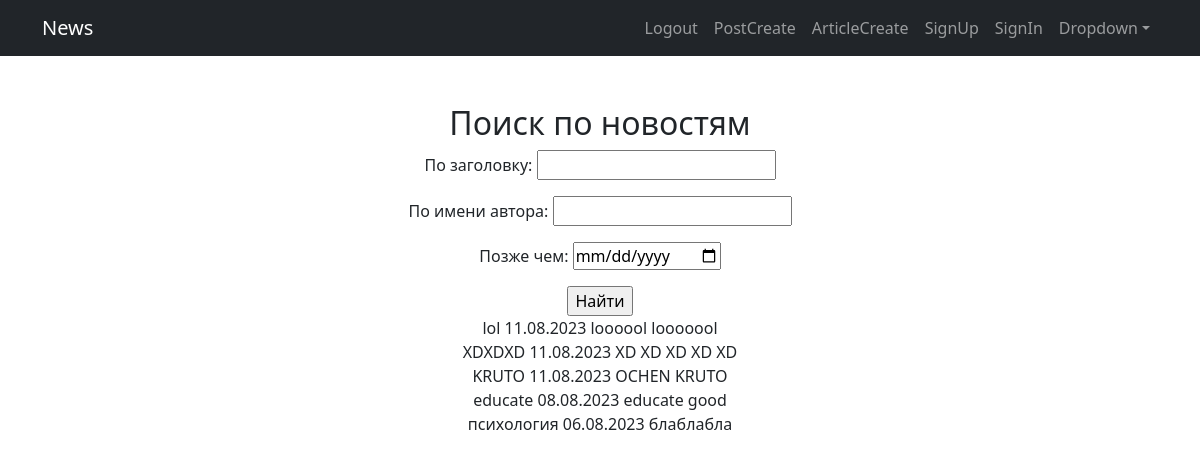
Before: /posts/search/ (signed in) with the older database file.
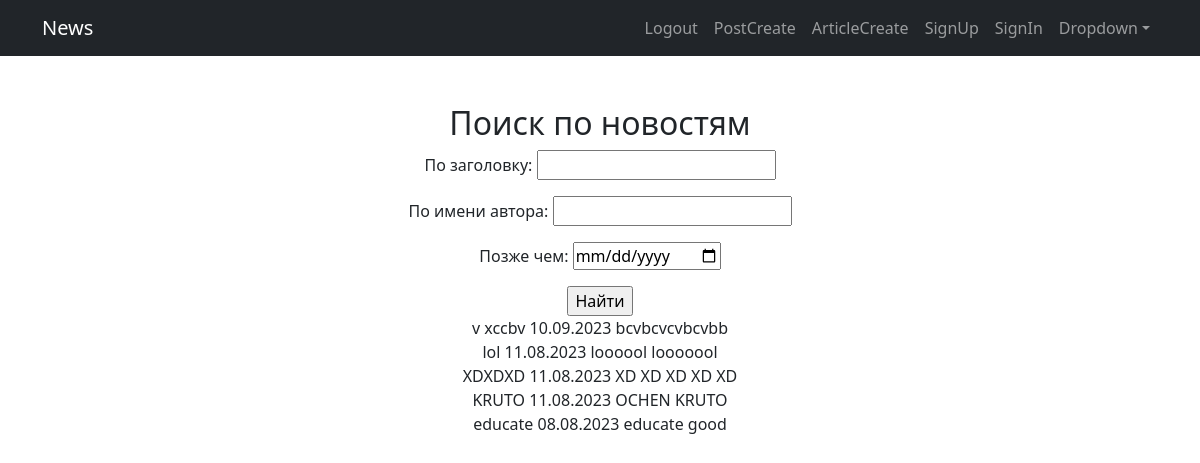
After: the same page with the newer database file.
### news/models.py (models this page shows, shortened)
class Post(models.Model):
    post_author = models.ForeignKey(Author, on_delete=models.CASCADE)
    post_category = models.ManyToManyField(Category, through='PostCategory')
    article = 'A'
    news = 'N'
    POSITIONS = [
        (article, 'Статья'),
        (news, 'Новость'),
    ]
    category = models.CharField(max_length=1, choices=POSITIONS, default=news)
    date_created = models.DateField(auto_now_add=True)
    title = models.CharField(max_length=50)
    content = models.TextField()
    post_rate = models.IntegerField(default=0)

### news/views.py (the view)
# urls.py: path('search/', NewsSearch.as_view(), name='post_search'),
class NewsSearch(LoginRequiredMixin, ListView):
    model = Post
    template_name = 'post_search.html'
    context_object_name = 'post_search'
    ordering = ['-date_created']
    paginate_by = 5
    def get_queryset(self):
        queryset = super().get_queryset()
        self.filterset = PostFilter(self.request.GET, queryset)
        return self.filterset.qs
    def get_context_data(self, **kwargs):
        context = super().get_context_data(**kwargs)
        context['filterset'] = self.filterset
        return context

### templates/post_search.html (shortened to what this page needs)
{% extends 'flatpages/default.html' %}
{% block content %}
    <h2>Поиск по новостям</h2>
    <form action="" method="get">
        {{ filterset.form.as_p }}
        <input type="submit" value="Найти"/>
    </form>
    {% for post in post_search %}
     <div>
     {{ post.title }}
     {{ post.date_created|date:'d.m.Y' }}
     {{ post.content|truncatechars:20 }}
     </div>
    {% endfor %}
{% endblock content %}

Changed rows visible on the page:
no longer on this page (row unchanged): Post: title "психология", date_created "06.08.2023", content "блаблабла"
added Post: title "v xccbv", date_created "10.09.2023", content "bcvbcvcvbcvbb"
